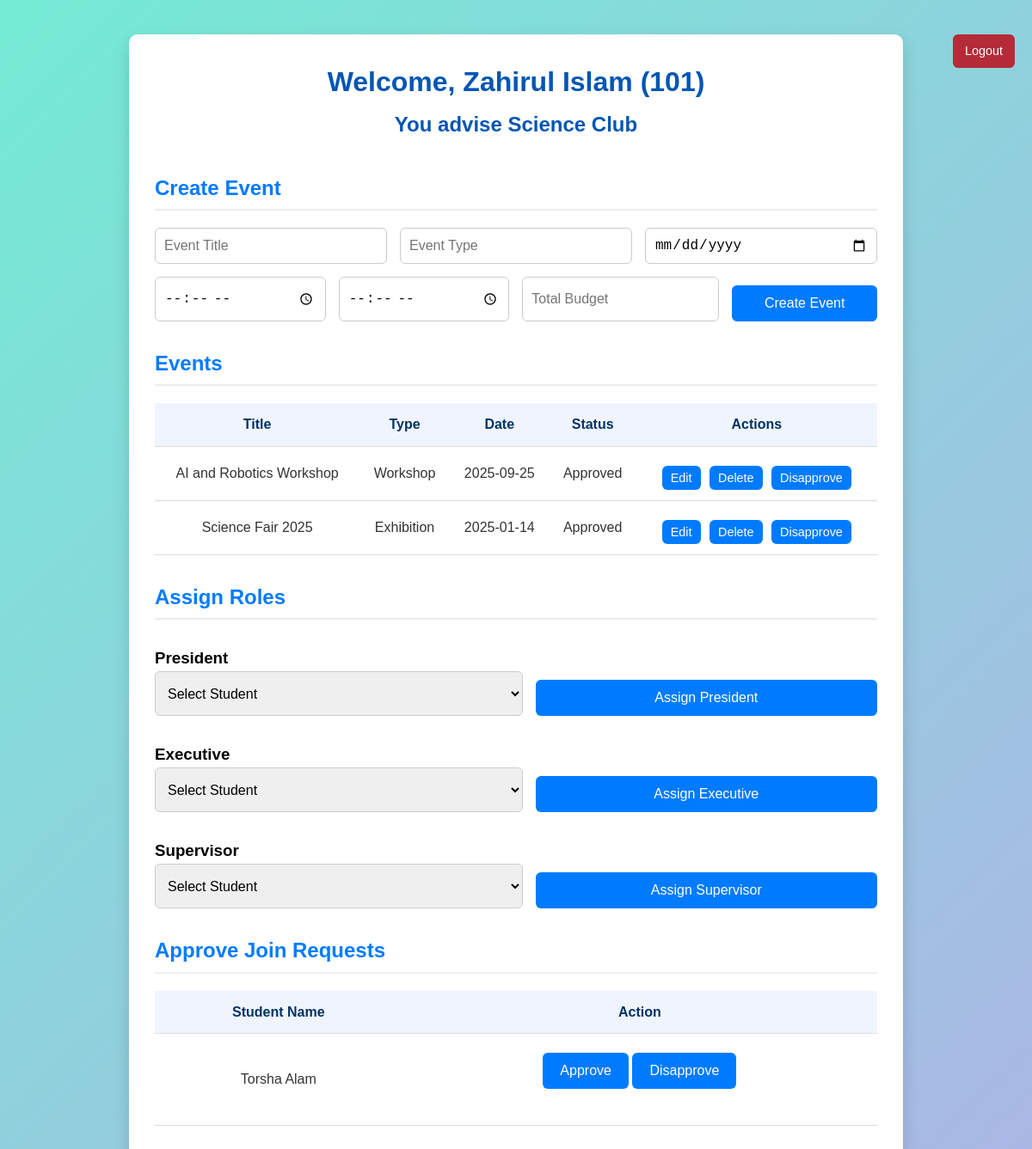
The app's page /advisor_club.php (signed in) with its own data.
### tables this page shows
CREATE TABLE `advisor` (
  `advisor_id` int(11) NOT NULL,
  `club_id` int(11) DEFAULT NULL,
  `first_name` varchar(50) NOT NULL,
  `last_name` varchar(50) NOT NULL,
  `password` varchar(255) NOT NULL
);

CREATE TABLE `clubs` (
  `club_id` int(11) NOT NULL,
  `club_name` varchar(100) NOT NULL,
  `registration_date` date NOT NULL,
  `status` varchar(20) NOT NULL
);

CREATE TABLE `events` (
  `event_id` int(11) NOT NULL,
  `club_id` int(11) DEFAULT NULL,
  `title` varchar(100) DEFAULT NULL,
  `event_type` varchar(50) DEFAULT NULL,
  `event_date` date DEFAULT NULL,
  `start_time` time DEFAULT NULL,
  `end_time` time DEFAULT NULL,
  `approval_status` varchar(20) DEFAULT NULL,
  `total_budget` decimal(10,2) DEFAULT NULL
);

CREATE TABLE `joins` (
  `student_id` int(11) NOT NULL,
  `club_id` int(11) NOT NULL,
  `join_date` date DEFAULT NULL,
  `join_status` varchar(20) DEFAULT NULL
);

CREATE TABLE `members` (
  `student_id` int(11) NOT NULL,
  `first_name` varchar(50) NOT NULL,
  `last_name` varchar(50) NOT NULL,
  `house_no` varchar(10) DEFAULT NULL,
  `street_no` varchar(20) DEFAULT NULL,
  `city` varchar(10) NOT NULL,
  `date_of_birth` date DEFAULT NULL,
  `password` varchar(255) NOT NULL
);

### advisor_club.php (the view, shortened to what this page needs)
<?php
include 'connection.php';
$advisor_id = $_SESSION['advisor_id'];
$club_id = $_SESSION['club_id'];
$advisor_res = mysqli_query($conn, "SELECT first_name, last_name FROM advisor WHERE advisor_id = $advisor_id");
$advisor = mysqli_fetch_assoc($advisor_res);
$advisor_name = $advisor ? ($advisor['first_name'] . ' ' . $advisor['last_name']) : "Advisor";
$club_res = mysqli_query($conn, "SELECT * FROM clubs WHERE club_id = $club_id");
$club = mysqli_fetch_assoc($club_res);
$events_res = mysqli_query($conn, "SELECT * FROM events WHERE club_id = $club_id ORDER BY event_date DESC");
$join_requests_res = mysqli_query($conn, "
    SELECT j.student_id, m.first_name, m.last_name
    FROM joins j
    INNER JOIN members m ON j.student_id = m.student_id
    WHERE j.club_id = $club_id AND j.join_status = 'Pending'
");
?>
<!DOCTYPE html>
<html lang="en">
<head>
<link rel="stylesheet" href="style.css">
</head>
<body>
<div class="container">
  <h1>Welcome, <?php echo htmlspecialchars($advisor_name) . " (" . htmlspecialchars($advisor_id) . ")"; ?></h1>
  <h2 style="font-weight: bold; color: #0056b3; margin-top: 5px; text-align: center; margin-bottom: 10px; border-bottom: 0px solid #ffffffff;">
    You advise <?php echo htmlspecialchars($club['club_name']); ?>
  </h2>
  <?php if (!isset($edit_event)) { ?>
  <h2>Create Event</h2>
  <form method="post">
    <input type="text" name="title" placeholder="Event Title" required />
    <input type="text" name="event_type" placeholder="Event Type" required />
    <input type="date" name="event_date" required />
    <input type="time" name="start_time" required />
    <input type="time" name="end_time" required />
    <input type="number" step="0.01" name="total_budget" placeholder="Total Budget" required />
    <button type="submit" name="create_event">Create Event</button>
  </form>
  <?php } ?>
  <h2>Events</h2>
  <table>
    <thead>
      <tr>
        <th>Title</th>
        <th>Type</th>
        <th>Date</th>
        <th>Status</th>
        <th>Actions</th>
      </tr>
    </thead>
    <tbody>
      <?php while ($event = mysqli_fetch_assoc($events_res)) { ?>
      <tr>
        <td><?php echo htmlspecialchars($event['title']); ?></td>
        <td><?php echo htmlspecialchars($event['event_type']); ?></td>
        <td><?php echo $event['event_date']; ?></td>
        <td><?php echo $event['approval_status']; ?></td>
        <td class="actions">
          <form method="post">
            <button type="submit" name="edit_event_btn">Edit</button>
          </form>
          <form method="post" onsubmit="return confirm('Are you sure you want to delete this event?');">
            <button type="submit" name="delete_event_btn">Delete</button>
          </form>
          <?php if ($event['approval_status'] != 'Disapproved') { ?>
          <form method="post">
            <button type="submit" name="event_action" value="Disapprove">Disapprove</button>
          </form>
          <?php } ?>
        </td>
      </tr>
      <?php } ?>
    </tbody>
  </table>
<?php
$pres_res = mysqli_query($conn, "SELECT p.president_id, p.student_id, p.vol_id, m.first_name, m.last_name
    FROM president p JOIN members m ON p.student_id = m.student_id
    WHERE p.student_id IN (SELECT student_id FROM joins WHERE club_id = $club_id) LIMIT 1");
$current_president = mysqli_fetch_assoc($pres_res);
$exec_res = mysqli_query($conn, "SELECT e.exec_id, e.student_id, e.vol_id, m.first_name, m.last_name
    FROM executive e JOIN members m ON e.student_id = m.student_id
    WHERE e.student_id IN (SELECT student_id FROM joins WHERE club_id = $club_id) LIMIT 1");
$current_executive = mysqli_fetch_assoc($exec_res);
$sup_res = mysqli_query($conn, "SELECT s.sup_id, s.student_id, s.org_id, m.first_name, m.last_name
    FROM supervisor s JOIN members m ON s.student_id = m.student_id
    WHERE s.student_id IN (SELECT student_id FROM joins WHERE club_id = $club_id) LIMIT 1");
$current_supervisor = mysqli_fetch_assoc($sup_res);
?>
<h2>Assign Roles</h2>
<div style="margin-bottom: 30px; margin-top: 30px; text-align: left;">
<h3 style="text-align: left; color: #000;">President</h3>
<?php if ($current_president) { ?>
  <div>
    <strong>Current President:</strong>
    <?php echo htmlspecialchars($current_president['first_name'] . " " . $current_president['last_name']);
    echo " (Student ID: " . $current_president['student_id'] . ")";
    echo ", Volunteer ID: " . $current_president['vol_id'];
    echo ", President ID: " . $current_president['president_id'];
    ?>
    <form method="post" style="display:inline; margin-left:10px;">
      <input type="hidden" name="delete_role" value="president" />
      <input type="hidden" name="role_id" value="<?php echo $current_president['president_id']; ?>" />
      <button type="submit" onclick="return confirm('Remove this President role?')">Delete Role</button>
    </form>
  </div>
<?php } else { ?>
  <form method="post">
    <select name="president_student_id" required>
      <option value="">Select Student</option>
    </select>
    <button type="submit" name="assign_president">Assign President</button>
  </form>
<?php } ?>
</div>
<div style="margin-bottom: 30px; text-align: left;">
<h3 style="text-align: left; color: #000;">Executive</h3>
<?php if ($current_executive) { ?>
  <div>
    <strong>Current Executive:</strong>
    <?php echo htmlspecialchars($current_executive['first_name'] . " " . $current_executive['last_name']);
    echo " (Student ID: " . $current_executive['student_id'] . ")";
    echo ", Volunteer ID: " . $current_executive['vol_id'];
    echo ", Executive ID: " . $current_executive['exec_id'];
      ?>
    <form method="post" style="display:inline; margin-left:10px;">
      <input type="hidden" name="delete_role" value="executive" />
      <input type="hidden" name="role_id" value="<?php echo $current_executive['exec_id']; ?>" />
      <button type="submit" onclick="return confirm('Remove this Executive role?')">Delete Role</button>
    </form>
  </div>
<?php } else { ?>
  <form method="post">
    <select name="executive_student_id" required>
      <option value="">Select Student</option>
    </select>
    <button type="submit" name="assign_executive">Assign Executive</button>
  </form>
<?php } ?>
</div>
<div style="margin-bottom: 30px; text-align: left;">
<h3 style="text-align: left; color: #000;">Supervisor</h3>
<?php if ($current_supervisor) { ?>
  <div>
    <strong>Current Supervisor:</strong>
    <?php echo htmlspecialchars($current_supervisor['first_name'] . " " . $current_supervisor['last_name']);
    echo " (Student ID: " . $current_supervisor['student_id'] . ")";
    echo ", Organizer ID: " . $current_supervisor['org_id'];
    echo ", Supervisor ID: " . $current_supervisor['sup_id'];
    ?>
    <form method="post" style="display:inline; margin-left:10px;">
      <input type="hidden" name="delete_role" value="supervisor" />
      <input type="hidden" name="role_id" value="<?php echo $current_supervisor['sup_id']; ?>" />
      <button type="submit" onclick="return confirm('Remove this Supervisor role?')">Delete Role</button>
    </form>
  </div>
<?php } else { ?>
  <form method="post">
    <select name="supervisor_student_id" required>
      <option value="">Select Student</option>
    </select>
    <button type="submit" name="assign_supervisor">Assign Supervisor</button>
  </form>
<?php } ?>
</div>
<h2>Approve Join Requests</h2>
<?php if (mysqli_num_rows($join_requests_res) > 0) { ?>
<table>
  <thead>
    <tr>
      <th>Student Name</th>
      <th>Action</th>
    </tr>
  </thead>
  <tbody>
    <?php while ($jr = mysqli_fetch_assoc($join_requests_res)) { ?>
    <tr>
      <td><?php echo htmlspecialchars($jr['first_name'] . ' ' . $jr['last_name']); ?></td>
      <td>
        <form method="post" style="display:inline-block;">
          <button type="submit" name="approve_join">Approve</button>
        </form>
        <form method="post" style="display:inline-block;">
          <button type="submit" name="disapprove_join" onclick="return confirm('Are you sure you want to disapprove this join request?')">Disapprove</button>
        </form>
      </td>
    </tr>
    <?php } ?>
  </tbody>
</table>
<?php } else { ?>
<p>No pending join requests.</p>
<?php } ?>
</div>
<div class="logout-btn" style="text-align:center; margin-top:20px;">
  <a href="logout.php">Logout</a>
</div>
</body>
</html>

### style.css (style rules this page uses)
* { margin: 0; padding: 0; box-sizing: border-box; }
body { font-family: 'Segoe UI', sans-serif; background-color: #f7f9fc; color: #333; line-height: 1.6; }
body { font-family: Arial, sans-serif; background: linear-gradient(135deg, #74ebd5 0%, #ACB6E5 100%); margin: 0; min-height: 100vh; display: flex; justify-content: center; align-items: flex-start; padding: 40px 20px; color: #333; }
.container { background: white; border-radius: 10px; padding: 30px; max-width: 900px; width: 100%; box-shadow: 0 8px 20px rgba(0,0,0,0.15); position: relative; }
h1, h2 { text-align: center; color: #0056b3; }
.logout-btn { position: absolute; top: 20px; right: 20px; display: block; margin-top: 25px; text-align: center; }
.logout-btn a { display: inline-block; padding: 8px 14px; background-color: #b52b38; ; color: #fff; text-decoration: none; border-radius: 6px; font-size: 0.9rem; transition: background-color 0.3s ease; }
form { display: flex; flex-wrap: wrap; gap: 15px; justify-content: center; margin-bottom: 30px; }
select, input[type="text"], input[type="date"], input[type="time"], input[type="number"] { padding: 10px; border: 1px solid #ccc; border-radius: 6px; flex: 1 1 180px; font-size: 1rem; }
button { background-color: #007BFF; border: none; color: white; padding: 12px 20px; border-radius: 6px; cursor: pointer; font-size: 1rem; flex: 1 1 150px; transition: background-color 0.3s; }
table { width: 100%; border-collapse: collapse; margin-bottom: 10px; }
th, td { padding: 12px 10px; border-bottom: 1px solid #ddd; text-align: center; }
th { background-color: #f0f4ff; color: #003366; }
.actions form { display: inline-block; margin: 0 3px; }
.actions button { padding: 6px 10px; font-size: 0.9rem; }

### advisor_club.php (style rules this page uses)
body { font-family: Arial, sans-serif; background: linear-gradient(135deg, #74ebd5 0%, #ACB6E5 100%); margin: 0; min-height: 100vh; display: flex; justify-content: center; align-items: flex-start; padding: 40px 20px; color: #333; }
.container { background: white; border-radius: 10px; padding: 30px; max-width: 900px; width: 100%; box-shadow: 0 8px 20px rgba(0,0,0,0.15); }
h1, h3 { text-align: center; color: #0056b3; }
h2 { color: #007BFF; border-bottom: 2px solid #eee; padding-bottom: 5px; margin-top: 30px; margin-bottom: 20px; text-align: left; }
form { display: flex; flex-wrap: wrap; gap: 15px; justify-content: center; margin-bottom: 30px; }
select, input[type="text"], input[type="date"], input[type="time"], input[type="number"] { padding: 10px; border: 1px solid #ccc; border-radius: 6px; flex: 1 1 180px; font-size: 1rem; }
button { background-color: #007BFF; border: none; color: white; padding: 12px 20px; border-radius: 6px; cursor: pointer; font-size: 1rem; flex: 1 1 150px; transition: background-color 0.3s; margin-top: 10px; }
table { width: 100%; border-collapse: collapse; margin-bottom: 30px; }
th, td { padding: 12px 10px; border-bottom: 1px solid #ddd; text-align: center; }
th { background-color: #f0f4ff; color: #003366; }
.actions form { display: inline-block; margin: 0 3px; }
.actions button { padding: 6px 10px; font-size: 0.9rem; }

### records on screen
advisor: advisor_name "Zahirul Islam"
clubs: club_name "Science Club"
events: title "AI and Robotics Workshop", event_type "Workshop", event_date "2025-09-25", approval_status "Approved"
events: title "Science Fair 2025", event_type "Exhibition", event_date "2025-01-14", approval_status "Approved"
joins: student.last_name "Torsha Alam"

### other values on screen
$advisor_id "101"
